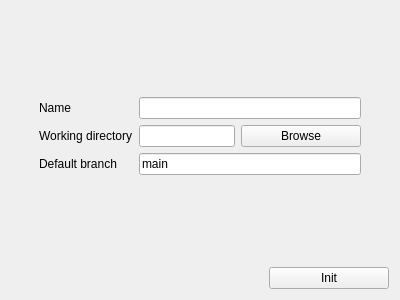
<?xml version="1.0" encoding="UTF-8"?>
<ui version="4.0">
 <class>InitGitRepoContainer</class>
 <widget class="QWidget" name="InitGitRepoContainer">
  <property name="geometry">
   <rect>
    <x>0</x>
    <y>0</y>
    <width>400</width>
    <height>300</height>
   </rect>
  </property>
  <property name="sizePolicy">
   <sizepolicy hsizetype="Preferred" vsizetype="Preferred">
    <horstretch>0</horstretch>
    <verstretch>0</verstretch>
   </sizepolicy>
  </property>
  <property name="windowTitle">
   <string>Form</string>
  </property>
  <layout class="QVBoxLayout" name="verticalLayout2">
   <item>
    <spacer name="verticalSpacerTop">
     <property name="orientation">
      <enum>Qt::Vertical</enum>
     </property>
     <property name="sizeHint" stdset="0">
      <size>
       <width>20</width>
       <height>40</height>
      </size>
     </property>
    </spacer>
   </item>
   <item>
    <layout class="QHBoxLayout" name="horizontalLayout1">
     <item>
      <spacer name="horizontalSpacerLeft">
       <property name="orientation">
        <enum>Qt::Horizontal</enum>
       </property>
       <property name="sizeHint" stdset="0">
        <size>
         <width>40</width>
         <height>20</height>
        </size>
       </property>
      </spacer>
     </item>
     <item>
      <layout class="QVBoxLayout" name="verticalLayout0">
       <item>
        <widget class="QLabel" name="labelName">
         <property name="text">
          <string>Name</string>
         </property>
        </widget>
       </item>
       <item>
        <widget class="QLabel" name="labelWorkingDir">
         <property name="text">
          <string>Working directory</string>
         </property>
        </widget>
       </item>
       <item>
        <widget class="QLabel" name="labelDefaultBrnach">
         <property name="text">
          <string>Default branch</string>
         </property>
        </widget>
       </item>
      </layout>
     </item>
     <item>
      <layout class="QVBoxLayout" name="verticalLayout1">
       <item>
        <widget class="QLineEdit" name="lineEditName"/>
       </item>
       <item>
        <layout class="QHBoxLayout" name="horizontalLayout">
         <item>
          <widget class="QLineEdit" name="lineEditWorkingDir"/>
         </item>
         <item>
          <widget class="QPushButton" name="pushButtonBrowse">
           <property name="minimumSize">
            <size>
             <width>120</width>
             <height>0</height>
            </size>
           </property>
           <property name="maximumSize">
            <size>
             <width>120</width>
             <height>16777215</height>
            </size>
           </property>
           <property name="text">
            <string>Browse</string>
           </property>
          </widget>
         </item>
        </layout>
       </item>
       <item>
        <widget class="QLineEdit" name="lineEditDefaultBranch">
         <property name="text">
          <string>main</string>
         </property>
        </widget>
       </item>
      </layout>
     </item>
     <item>
      <spacer name="horizontalSpacerRight">
       <property name="orientation">
        <enum>Qt::Horizontal</enum>
       </property>
       <property name="sizeHint" stdset="0">
        <size>
         <width>40</width>
         <height>20</height>
        </size>
       </property>
      </spacer>
     </item>
    </layout>
   </item>
   <item>
    <spacer name="verticalSpacerMiddle">
     <property name="orientation">
      <enum>Qt::Vertical</enum>
     </property>
     <property name="sizeHint" stdset="0">
      <size>
       <width>20</width>
       <height>40</height>
      </size>
     </property>
    </spacer>
   </item>
   <item>
    <layout class="QHBoxLayout" name="horizontalLayout0">
     <item>
      <spacer name="horizontalSpacerLeft">
       <property name="orientation">
        <enum>Qt::Horizontal</enum>
       </property>
       <property name="sizeHint" stdset="0">
        <size>
         <width>40</width>
         <height>20</height>
        </size>
       </property>
      </spacer>
     </item>
     <item>
      <widget class="QPushButton" name="pushButtonInit">
       <property name="minimumSize">
        <size>
         <width>120</width>
         <height>0</height>
        </size>
       </property>
       <property name="maximumSize">
        <size>
         <width>120</width>
         <height>16777215</height>
        </size>
       </property>
       <property name="text">
        <string>Init</string>
       </property>
      </widget>
     </item>
    </layout>
   </item>
  </layout>
 </widget>
 <resources/>
 <connections/>
</ui>
